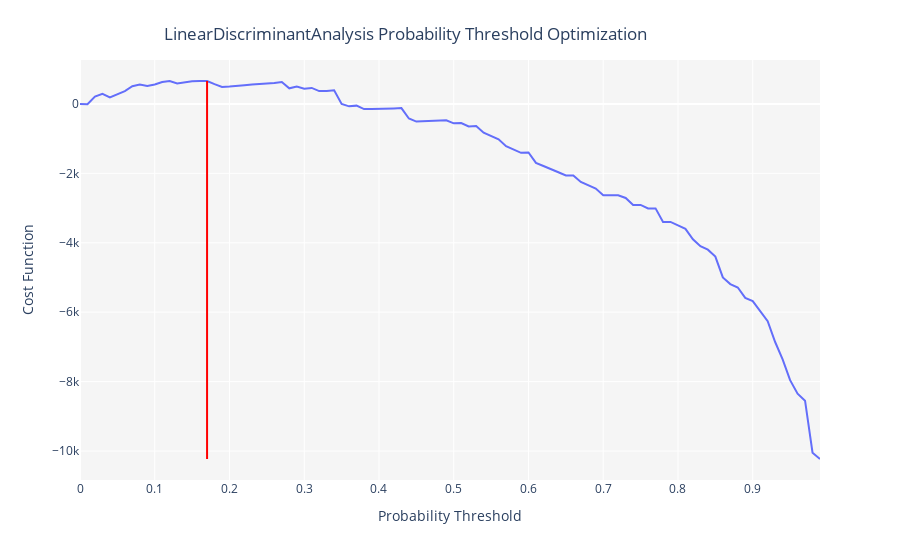

The cell this chart's notebook holds for it:
### Markdown cell above
## Optimize threshold 

optimizes probability threshold for a trained model using custom cost function that can be defined using combination of True Positives, True Negatives, False Positives (Type I error), and False Negatives (Type II error)

### Code cell
a=optimize_threshold(lda, true_negative = 10, false_negative = -100)

### Figure 1 — Plotly figure (JSON) as saved in the notebook; plotly's stock layout.template omitted (floating-point values rounded to 4 significant figures)
{"data": [{"hoverlabel": {"namelength": 0}, "hovertemplate": "Probability Threshold=%{x}<br>Cost Function=%{y}", "legendgroup": "", "line": {"color": "#636efa", "dash": "solid", "shape": "linear"}, "mode": "lines", "name": "", "showlegend": false, "type": "scatter", "x": [0, 0.01, 0.02, 0.03, 0.04, 0.05, 0.06, 0.07, 0.08, 0.09, 0.1, 0.11, 0.12, 0.13, 0.14, 0.15, 0.16, 0.17, 0.18, 0.19, 0.2, 0.21, 0.22, 0.23, 0.24, 0.25, 0.26, 0.27, 0.28, 0.29, 0.3, 0.31, 0.32, 0.33, 0.34, 0.35, 0.36, 0.37, 0.38, 0.39, 0.4, 0.41, 0.42, 0.43, 0.44, 0.45, 0.46, 0.47, 0.48, 0.49, 0.5, 0.51, 0.52, 0.53, 0.54, 0.55, 0.56, 0.57, 0.58, 0.59, 0.6, 0.61, 0.62, 0.63, 0.64, 0.65, 0.66, 0.67, 0.68, 0.69, 0.7, 0.71, 0.72, 0.73, 0.74, 0.75, 0.76, 0.77, 0.78, 0.79, 0.8, 0.81, 0.82, 0.83, 0.84, 0.85, 0.86, 0.87, 0.88, 0.89, 0.9, 0.91, 0.92, 0.93, 0.94, 0.95, 0.96, 0.97, 0.98, 0.99], "xaxis": "x", "y": [0, -10, 210, 290, 190, 280, 370, 510, 560, 520, 560, 630, 660, 590, 630, 650, 660, 660, 570, 490, 500, 530, 540, 560, 570, 590, 600, 630, 450, 500, 440, 460, 370, 370, 390, 0, -70, -50, -150, -150, -150, -140, -130, -120, -420, -510, -500, -490, -480, -470, -560, -550, -650, -640, -830, -920, -1020, -1220, -1310, -1410, -1400, -1700, -1790, -1890, -1970, -2060, -2060, -2250, -2340, -2440, -2630, -2630, -2630, -2710, -2910, -2910, -3010, -3010, -3400, -3400, -3500, -3600, -3900, -4100, -4200, -4400, -5000, -5190, -5290, -5590, -5680, -5980, -6260, -6860, -7360, -7960, -8350, -8550, -10050, -10230], "yaxis": "y"}], "layout": {"legend": {"tracegroupgap": 0}, "margin": {"t": 60}, "plot_bgcolor": "rgb(245,245,245)", "shapes": [{"line": {"color": "red", "width": 2}, "type": "line", "x0": 0.17, "x1": 0.17, "y0": -10230, "y1": 660}], "title": {"text": "LinearDiscriminantAnalysis Probability Threshold Optimization", "x": 0.45, "xanchor": "center", "y": 0.95, "yanchor": "top"}, "xaxis": {"anchor": "y", "domain": [0, 1], "title": {"text": "Probability Threshold"}}, "yaxis": {"anchor": "x", "domain": [0, 1], "title": {"text": "Cost Function"}}}}
